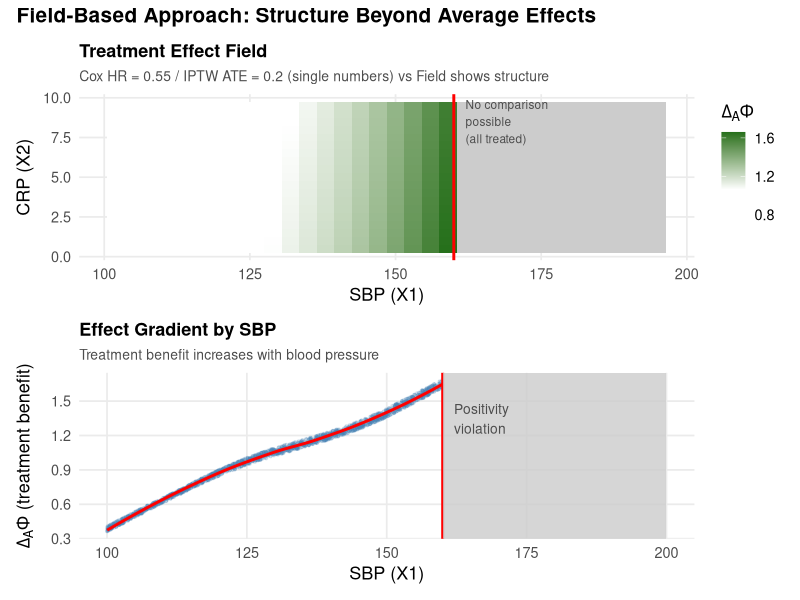

Recreate this plot in R.
# =============================================================================
# Project: Epidynamix
# 기존 방법 vs Field-based 비교 (v2: 명확한 structural boundary)
# =============================================================================

library(data.table)
library(ggplot2)
library(survival)
library(mgcv)
library(patchwork)

set.seed(42)

N <- 3000
BOUNDARY <- 160  # Structural cut

dt <- data.table(
  id = 1:N,
  X1 = runif(N, 100, 200),
  X2 = runif(N, 0, 10)
)

# Treatment: X1 > 160이면 무조건 A=1 (structural)
dt[, ps_true := fifelse(X1 > BOUNDARY, 1.0, plogis(-3 + 0.02 * X1 + 0.15 * X2))]
dt[, A := fifelse(X1 > BOUNDARY, 1L, rbinom(.N, 1, ps_true))]

# 확인
cat("=== Structural Constraint 확인 ===\n")
cat("X1 >", BOUNDARY, "에서 A=0:", sum(dt[X1 > BOUNDARY, A == 0]), "명 (0이어야 함)\n\n")

# Hazard with heterogeneous treatment effect
dt[, log_hazard := -2 + 0.02 * (X1 - 100) + 0.1 * X2 -
     A * (0.3 + 0.015 * pmax(X1 - 120, 0))]
dt[, hazard := exp(log_hazard)]
dt[, Phi_true := -log_hazard]

# Survival time
dt[, time := rexp(.N, rate = hazard)]
dt[, time := pmin(time, 5)]
dt[, event := as.integer(time < 5)]

# =============================================================================
# 기존 방법들
# =============================================================================

cat("=== Cox Model ===\n")
cox_model <- coxph(Surv(time, event) ~ A + X1 + X2, data = dt)
hr <- exp(coef(cox_model)["A"])
cat("HR:", round(hr, 3), "\n\n")

cat("=== IPTW ===\n")
ps_model <- glm(A ~ X1 + X2, data = dt, family = binomial)
dt[, ps_est := predict(ps_model, type = "response")]
dt[, w := fifelse(A == 1, 1/ps_est, 1/(1-ps_est))]
dt[, surv_1yr := as.integer(time > 1)]
ate <- weighted.mean(dt[A==1, surv_1yr], dt[A==1, w]) -
       weighted.mean(dt[A==0, surv_1yr], dt[A==0, w])
cat("ATE:", round(ate, 3), "\n\n")

# =============================================================================
# Field-based: 영역 분리해서 추정
# =============================================================================

cat("=== Field-based ===\n")

dt[, pseudo_hazard := event / pmax(time, 0.1)]
dt[, log_pseudo_hazard := log(pseudo_hazard + 0.01)]

# A=0 추정 (X1 <= 160만)
gam_A0 <- gam(log_pseudo_hazard ~ s(X1, X2, k = 15),
              data = dt[A == 0], method = "REML")

# A=1 추정 (전체)
gam_A1 <- gam(log_pseudo_hazard ~ s(X1, X2, k = 15),
              data = dt[A == 1], method = "REML")

# Grid (X1 <= 160만 유효)
grid <- CJ(X1 = seq(102, 195, by = 3), X2 = seq(0.5, 9.5, by = 0.5))
grid[, valid := X1 <= BOUNDARY]  # 비교 가능 영역

grid[, log_h_A0 := predict(gam_A0, newdata = .SD)]
grid[, log_h_A1 := predict(gam_A1, newdata = .SD)]
grid[, Phi_A0 := -log_h_A0]
grid[, Phi_A1 := -log_h_A1]
grid[, delta_Phi := Phi_A1 - Phi_A0]

# 비교 불가 영역 처리
grid[valid == FALSE, delta_Phi := NA]

cat("Effect range (valid region):",
    round(min(grid[valid == TRUE, delta_Phi], na.rm=T), 2), "~",
    round(max(grid[valid == TRUE, delta_Phi], na.rm=T), 2), "\n\n")

# =============================================================================
# 시각화: 2패널만
# =============================================================================

theme_clean <- theme_minimal(base_size = 13) +
  theme(
    plot.title = element_text(face = "bold", size = 13),
    plot.subtitle = element_text(size = 10, color = "gray30"),
    legend.position = "right",
    panel.grid.minor = element_blank()
  )

# Panel A: Treatment Effect Field (with masked region)
p1 <- ggplot(grid, aes(X1, X2)) +
  # 유효 영역
  geom_tile(data = grid[valid == TRUE], aes(fill = delta_Phi)) +
  scale_fill_gradient2(low = "white", high = "darkgreen",
                       midpoint = median(grid[valid == TRUE, delta_Phi]),
                       na.value = "gray80") +
  # 비교 불가 영역 (회색)
  geom_tile(data = grid[valid == FALSE], fill = "gray80") +
  # 경계선
  geom_vline(xintercept = BOUNDARY, linetype = "solid", color = "red", linewidth = 1) +
  annotate("text", x = BOUNDARY + 2, y = 8.5,
           label = "No comparison\npossible\n(all treated)",
           hjust = 0, size = 3, color = "gray30") +
  labs(
    title = "Treatment Effect Field",
    subtitle = paste0("Cox HR = ", round(hr, 2), " / IPTW ATE = ", round(ate, 2), " (single numbers) vs Field shows structure"),
    x = "SBP (X1)", y = "CRP (X2)",
    fill = expression(Delta[A]*Phi)
  ) +
  theme_clean

# Panel B: Effect by X1 (valid region only)
dt_valid <- dt[X1 <= BOUNDARY]
dt_valid[, ITE_est := predict(gam_A1, newdata = dt_valid) - predict(gam_A0, newdata = dt_valid)]

p2 <- ggplot(dt_valid, aes(x = X1, y = -ITE_est)) +  # 부호 맞춤
  geom_point(alpha = 0.2, color = "steelblue", size = 0.8) +
  geom_smooth(method = "loess", color = "red", linewidth = 1, se = FALSE) +
  geom_vline(xintercept = BOUNDARY, linetype = "solid", color = "red", linewidth = 1) +
  annotate("rect", xmin = BOUNDARY, xmax = 200, ymin = -Inf, ymax = Inf,
           fill = "gray80", alpha = 0.8) +
  annotate("text", x = BOUNDARY + 2, y = max(-dt_valid$ITE_est) * 0.8,
           label = "Positivity\nviolation",
           hjust = 0, size = 3.5, color = "gray30") +
  labs(
    title = "Effect Gradient by SBP",
    subtitle = "Treatment benefit increases with blood pressure",
    x = "SBP (X1)", y = expression(Delta[A]*Phi ~ "(treatment benefit)")
  ) +
  theme_clean

combined <- p1 / p2 +
  plot_annotation(
    title = "Field-Based Approach: Structure Beyond Average Effects",
    theme = theme(plot.title = element_text(size = 15, face = "bold"))
  )

ggsave("simulation/fig_field_approach.png", combined, width = 10, height = 9, dpi = 300)

cat("=== 결론 ===\n")
cat("1. Cox/IPTW: 숫자 하나 (HR=", round(hr,2), ", ATE=", round(ate,2), ")\n")
cat("2. Field: 효과 범위 + 경계 시각화\n")
cat("3. X1 > 160: 회색 = 비교 불가 (structural)\n\n")
cat("Figure saved: simulation/fig_field_approach.png\n")
